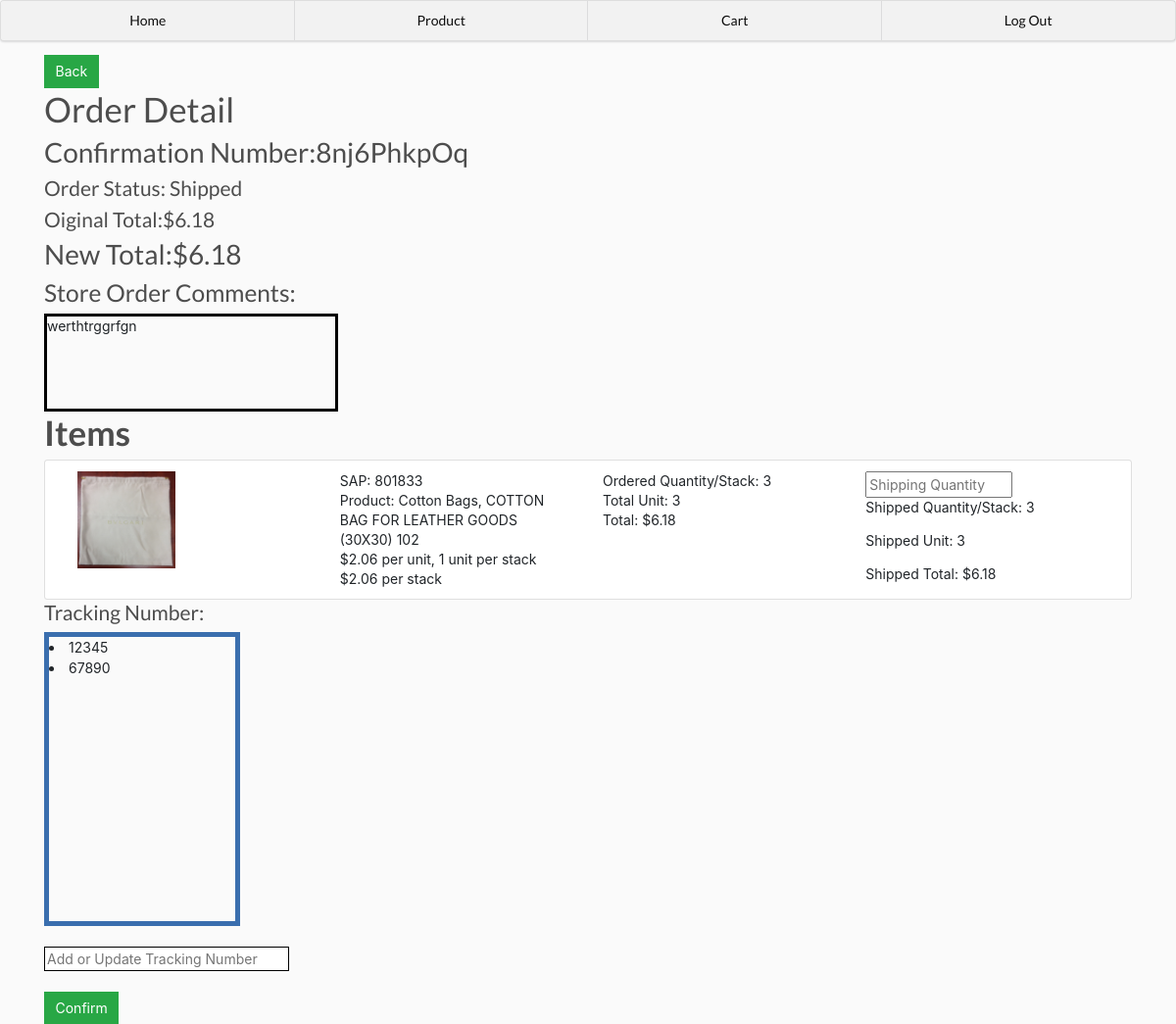
/editOrder/8nj6PhkpOq/ (signed in), run on the app's committed database.
### main/models.py (models this page shows, shortened)
class Order(models.Model):
	id = models.AutoField(primary_key=True)
	user = models.ForeignKey(User, null=True, blank=True, on_delete = models.SET_NULL)
	email = models.EmailField(null=True, blank=True)
	date = models.DateTimeField(default=timezone.now)
	checkout = models.BooleanField(default=False)
	confirm = models.BooleanField(default=False)
	confirmation_number = models.CharField(max_length=30, blank=True, null=True)
	comment = models.CharField(max_length=300, blank=True, null=True)
	@property
	def getCartTotal(self):
		carts = self.cart_set.all()
		total = sum([cart.getItemTotal for cart in carts])
		return total
	@property
	def getShippedTotal(self):
		carts = self.cart_set.all()
		total = sum([cart.getShipableTotal for cart in carts])
		return total

class Cart(models.Model):
	id = models.AutoField(primary_key=True)
	order = models.ForeignKey(Order, null=True, blank=True,on_delete = models.SET_NULL)
	product = models.ForeignKey(Product, null=True, blank=True,on_delete = models.SET_NULL)
	quantity = models.IntegerField(default=0, blank=True, null=True)
	shipped_quantity = models.IntegerField(default=0, blank=True, null=True)
	@property
	def getItemTotal(self):
		total = (self.product.unit_price *self.product.unit) * self.quantity
		return total
	@property
	def getItemCount(self):
		total = self.product.unit * self.quantity
		return total
	@property
	def getShipableCount(self):
		total = self.product.unit * self.shipped_quantity
		return total
	@property
	def getShipableTotal(self):
		total = (self.product.unit_price *self.product.unit) * self.shipped_quantity
		return total

class Product(models.Model):
	id = models.AutoField(primary_key=True)
	category = models.CharField(max_length=100, null=True, blank=True)
	sap = models.IntegerField(null=True, blank=True)
	description = models.CharField(max_length=100, null=True, blank=True)
	picture = models.ImageField(null=True, blank=True)
	size = models.CharField(max_length=100, null=True, blank=True)
	unit_price = models.DecimalField(max_digits=6, decimal_places=2, blank=True, null=True)
	unit = models.IntegerField(null=True, blank=True)
	availability = models.BooleanField(default=True)
	@property
	def getTotal(self):
		if self.unit != None and self.unit_price != None:
			total = self.unit * self.unit_price
		else:
			total = 0
		return total
	@property
	def imageURL(self):
		try:
			url = self.picture.url
		except:
			url = static("unavailable.jpg")
		return url

class TrackingNumber(models.Model):
	id = models.AutoField(primary_key=True)
	order = models.ForeignKey(Order, null=True, blank=True,on_delete = models.SET_NULL)
	tracking_number = models.CharField(max_length=100, blank=True, null=True)

### main/decorators.py (the view)
	def wrapper(request, *args, **kwargs):
		if request.user.is_authenticated and request.user.allow_edit:
			return func(request, *args, **kwargs)
		else:
			return redirect('home')

### main/views.py (called while the page is built, shortened)
@login_required(login_url='logins')
@checkEdit
def editOrder(request, confirmation_number):
	order = Order.objects.get(checkout=True, confirmation_number=confirmation_number)
	carts = order.cart_set.all()
	tracking = order.trackingnumber_set.all()
	context = {'order':order, 'carts':carts, 'tracking':tracking}
	return render(request, 'main/editorder.html', context)

### main/templates/main/editorder.html (shortened to what this page needs)
{% extends 'main/base.html' %}
{% load static %}
{% block content %}
<div>
	<a class="btn btn-success "href="{% url 'home' %}">Back</a>
</div>
<div>
	<h1>Order Detail</h1>
	<h2>Confirmation Number:{{order.confirmation_number}} </h2>
	{% if order.confirm %}
		<h4>Order Status: Shipped</h4>
	{% elif not order.confirm %}
			<h4>Order Status: Not Shipped</h4>
	{% endif %}
	<h4>Oiginal Total:${{order.getCartTotal}}</h4>
	<h2>New Total:${{order.getShippedTotal}}</h2>
	<h3>Store Order Comments:</h3>
	<div style="border: 3px solid rgb(0,0,0); width: 300px; height: 100px;">
		<p>{{order.comment}}</p>
	</div>
</div>
<div>
	<form method="post">
		<h1><STRONG>Items</STRONG></h1>
		{% for cart in carts %}
			<ul class="list-group">
				<li class="list-group-item">
					<div class="container">
						<div class="row">
							<div class="col">
								<img class="row-image" src="{{ cart.product.imageURL }}">
							</div>
							<div class="col">
								<p>SAP: {{cart.product.sap}}<br>Product: {{cart.product.category}}, {{cart.product.description}}<br>${{cart.product.unit_price}} per unit, {{cart.product.unit}} unit per stack<br>${{cart.product.getTotal}} per stack</p>
							</div>
							<div class="col">
								<p>Ordered Quantity/Stack: {{cart.quantity}}<br>Total Unit: {{cart.getItemCount}}<br>Total: ${{cart.getItemTotal}}
							</p>
							</div>
							<div class="col">
								<input style="width: 150px;" type="number" name="{{cart.product.sap}}-shipped-quantity" min="0" max="{{cart.quantity}}" onkeyup="if(this.value > ({{cart.quantity}}-{{cart.shipped_quantity}})) this.value = null;" placeholder="Shipping Quantity">
								<p>Shipped Quantity/Stack: {{cart.shipped_quantity}}</p>
								<p>Shipped Unit: {{cart.getShipableCount}}</p>
								<p>Shipped Total: ${{cart.getShipableTotal}}</p>
							</div>
						</div>
					</div>
				</li>
			</ul>
		{% endfor %}
		<div>
		<h4>Tracking Number:</h4>
		<div style="border: 5px solid rgb(58,110,174); width: 200px; height:300px">
			{% for track in tracking %}
				<li>{{track.tracking_number}}</li>
			{% endfor %}
		</div>
		<br>
		<input style="border: 1px solid rgb(0, 0, 0); width: 250px;" type="text" name="tracking" placeholder="Add or Update Tracking Number">
		<br>
		<br>
		<button type="submit" class="btn btn-success">Confirm</button>
	</form>
</div>
{% endblock content %}

### static/style.css (style rules this page uses)
body { background-color: hsl(0, 0%, 98%); }
h1,h2,h3,h4,h5,h6 { color:hsl(0, 0%, 30%); }
.btn { border-radius: 0; }
.row-image { width: 100px; }

### data on the page
Order: confirmation_number "8nj6PhkpOq", getCartTotal "6.18", getShippedTotal "6.18", comment "werthtrggrfgn"
Cart: product.imageURL (picture), product.sap "801833", product.category "Cotton Bags", product.description "COTTON BAG FOR LEATHER GOODS (30X30) 102", product.unit_price "2.06", product.unit "1", product.getTotal "2.06", quantity "3", getItemCount "3", getItemTotal "6.18", shipped_quantity "3", getShipableCount "3", getShipableTotal "6.18"
TrackingNumber: tracking_number "12345"
TrackingNumber: tracking_number "67890"
